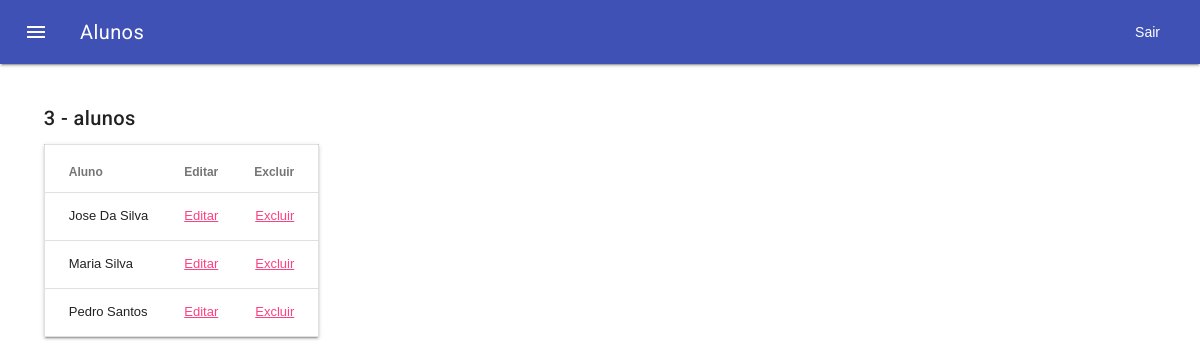
Page /interno/alunos.php on the committed database.
### tables this page shows
CREATE TABLE `info` (
  `id` int(11) NOT NULL,
  `nome` varchar(255) NOT NULL,
  `endereco` varchar(255) NOT NULL,
  `bairro` varchar(255) NOT NULL,
  `numero` int(8) NOT NULL,
  `rg` int(11) NOT NULL,
  `cpf` int(11) NOT NULL,
  `cidade` varchar(255) NOT NULL,
  `nascimento` date NOT NULL,
  `sexo` enum('M','F') NOT NULL,
  `curso` varchar(255) NOT NULL
);

### model/Conexao.php (called while the page is built, shortened)
<?php
class Conexao {
	public static function getInstancia(){
		if (!isset($instancia)) {
			try{
				$banco_host = "mysql:dbname=school;host=localhost";
 				$usuario = "root";
	 			$senha = "";
				$instancia = new PDO($banco_host, $usuario, $senha);
				$instancia->setAttribute(PDO::ATTR_ERRMODE, PDO::ERRMODE_EXCEPTION);
			} catch(PDOException $execao){
				echo $execao->getMessage();
				exit();
			}
			return $instancia;
		}
	}
}

### controller/ConLista.php (called while the page is built, shortened)
<?php
require_once '../model/AlunoDao.php';
function listaAlunos(){
	$lista = new AlunoDao();
	$alunos = $lista->exibirAlunos();
	if($alunos != false){
		return $alunos;
	}
	return false;
}

### model/AlunoDao.php (called while the page is built, shortened)
<?php
require_once 'Conexao.php';
class AlunoDao {
	private $con_ativa;
	public function __construct(){
		if(!isset($this->con_ativa)){
			$this->con_ativa = Conexao::getInstancia();
		}
	}
	public function exibirAlunos(){
		$sql = "SELECT * FROM info";
		try {
			$operacao = $this->con_ativa->prepare($sql);
			if($operacao->execute()){
				return $operacao;
			}
		} catch (PDOException $e) {
			$e->getMessage();
		}
	}
}

### interno/alunos.php (the view, shortened to what this page needs)
<?php
require_once '../controller/ConLista.php';
$alunos = listaAlunos();
$cont = 0;
?>
<!DOCTYPE html>
<html lang="pt-br">
<head>
	<link rel="stylesheet" type="text/css" href="../assets/css/material.min.css">
	<link rel="stylesheet" type="text/css" href="../assets/css/estilo.css">
</head>
<body>
	<div class="mdl-layout mdl-js-layout mdl-layout--fixed-header">
		<header class="mdl-layout__header">
			<div class="mdl-layout__header-row">
				<h1 class="mdl-layout-title">Alunos</h1>
				<a id="sair" href="../index.php">Sair</a>
			</div>
		</header>
		<main class="conteudo-al mdl-layout__content">
			<div class="mdl-grid">
				<div class="col mdl-cell mdl-cell--2-col mdl-cell--4-col-phone mdl-cell--8-col-tablet">
					<table class="mdl-data-table mdl-js-data-table mdl-shadow--2dp">
						<thead>
							<tr>
						    	<th class="mdl-data-table__cell--non-numeric">Aluno</th>
						    	<th>Editar</th>
						    	<th>Excluir</th>
						    </tr>
						</thead>
						<tbody>
						<?php while($i = $alunos->fetch()){ ?>
						 	<?php $cont += 1; ?>
							<tr>
						    	<td class="mdl-data-table__cell--non-numeric"><?php echo $i['nome']; ?></td>
						    	<td><a href="novoAluno.php?edit=<?php echo $i['id'] + 82789;?>">Editar</a></td>
						    	<td><a href="../controller/ConAluno.php?delete=<?php echo $i['id'] + 82789; ?>">Excluir</a></td>
						 	</tr>
						<?php } ?>
							<h5><?php echo $cont, " - alunos"; ?></h5>
 						</tbody>
					</table>
				</div>
			</div>
		</main>
	</div>
</body>
</html>

### assets/css/estilo.css (style rules this page uses)
.conteudo-al { width: 100%; margin-left: 1.5%; }
.col { margin-top: 1%; margin-left: 1.5%; width: 21vw; height: 35vh; }
#sair { text-decoration: none; color: white; }

### rows in the picture
info: nome "Jose Da Silva"
info: nome "Maria Silva"
info: nome "Pedro Santos"

### other values in the picture
$cont "3"
